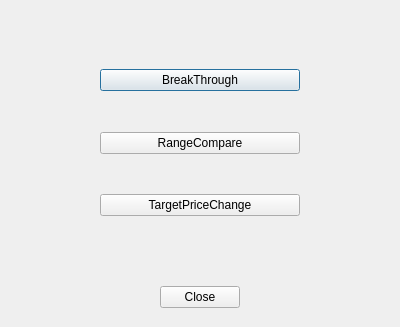
<?xml version="1.0" encoding="UTF-8"?>
<ui version="4.0">
 <class>Dialog</class>
 <widget class="QDialog" name="Dialog">
  <property name="geometry">
   <rect>
    <x>0</x>
    <y>0</y>
    <width>400</width>
    <height>327</height>
   </rect>
  </property>
  <property name="windowTitle">
   <string>Dialog</string>
  </property>
  <widget class="QWidget" name="verticalLayoutWidget">
   <property name="geometry">
    <rect>
     <x>-1</x>
     <y>-1</y>
     <width>401</width>
     <height>333</height>
    </rect>
   </property>
   <layout class="QVBoxLayout" name="verticalLayout">
    <property name="spacing">
     <number>0</number>
    </property>
    <property name="leftMargin">
     <number>12</number>
    </property>
    <property name="topMargin">
     <number>12</number>
    </property>
    <property name="rightMargin">
     <number>12</number>
    </property>
    <property name="bottomMargin">
     <number>12</number>
    </property>
    <item>
     <layout class="QVBoxLayout" name="verticalLayout_5">
      <property name="spacing">
       <number>0</number>
      </property>
      <property name="topMargin">
       <number>12</number>
      </property>
      <property name="bottomMargin">
       <number>12</number>
      </property>
      <item>
       <layout class="QGridLayout" name="gridLayout">
        <property name="leftMargin">
         <number>6</number>
        </property>
        <property name="topMargin">
         <number>6</number>
        </property>
        <property name="rightMargin">
         <number>6</number>
        </property>
        <property name="bottomMargin">
         <number>6</number>
        </property>
        <item row="1" column="2">
         <spacer name="horizontalSpacer_4">
          <property name="orientation">
           <enum>Qt::Horizontal</enum>
          </property>
          <property name="sizeHint" stdset="0">
           <size>
            <width>40</width>
            <height>20</height>
           </size>
          </property>
         </spacer>
        </item>
        <item row="0" column="1">
         <spacer name="verticalSpacer_3">
          <property name="orientation">
           <enum>Qt::Vertical</enum>
          </property>
          <property name="sizeHint" stdset="0">
           <size>
            <width>20</width>
            <height>40</height>
           </size>
          </property>
         </spacer>
        </item>
        <item row="3" column="2">
         <spacer name="horizontalSpacer_6">
          <property name="orientation">
           <enum>Qt::Horizontal</enum>
          </property>
          <property name="sizeHint" stdset="0">
           <size>
            <width>40</width>
            <height>20</height>
           </size>
          </property>
         </spacer>
        </item>
        <item row="4" column="1">
         <spacer name="verticalSpacer_2">
          <property name="orientation">
           <enum>Qt::Vertical</enum>
          </property>
          <property name="sizeHint" stdset="0">
           <size>
            <width>20</width>
            <height>40</height>
           </size>
          </property>
         </spacer>
        </item>
        <item row="1" column="1">
         <widget class="QPushButton" name="Algorithm1Button">
          <property name="minimumSize">
           <size>
            <width>200</width>
            <height>0</height>
           </size>
          </property>
          <property name="text">
           <string>BreakThrough</string>
          </property>
         </widget>
        </item>
        <item row="3" column="0">
         <spacer name="horizontalSpacer_5">
          <property name="orientation">
           <enum>Qt::Horizontal</enum>
          </property>
          <property name="sizeHint" stdset="0">
           <size>
            <width>40</width>
            <height>20</height>
           </size>
          </property>
         </spacer>
        </item>
        <item row="3" column="1">
         <widget class="QPushButton" name="Algorithm2Button">
          <property name="text">
           <string>RangeCompare</string>
          </property>
         </widget>
        </item>
        <item row="2" column="1">
         <spacer name="verticalSpacer">
          <property name="orientation">
           <enum>Qt::Vertical</enum>
          </property>
          <property name="sizeHint" stdset="0">
           <size>
            <width>20</width>
            <height>40</height>
           </size>
          </property>
         </spacer>
        </item>
        <item row="1" column="0">
         <spacer name="horizontalSpacer_3">
          <property name="orientation">
           <enum>Qt::Horizontal</enum>
          </property>
          <property name="sizeHint" stdset="0">
           <size>
            <width>40</width>
            <height>20</height>
           </size>
          </property>
         </spacer>
        </item>
        <item row="5" column="1">
         <widget class="QPushButton" name="Algorithm3Button">
          <property name="text">
           <string>TargetPriceChange</string>
          </property>
         </widget>
        </item>
        <item row="6" column="1">
         <spacer name="verticalSpacer_4">
          <property name="orientation">
           <enum>Qt::Vertical</enum>
          </property>
          <property name="sizeHint" stdset="0">
           <size>
            <width>20</width>
            <height>40</height>
           </size>
          </property>
         </spacer>
        </item>
       </layout>
      </item>
     </layout>
    </item>
    <item>
     <layout class="QVBoxLayout" name="verticalLayout_3">
      <property name="spacing">
       <number>6</number>
      </property>
      <property name="topMargin">
       <number>12</number>
      </property>
      <property name="bottomMargin">
       <number>12</number>
      </property>
      <item>
       <layout class="QHBoxLayout" name="horizontalLayout">
        <property name="topMargin">
         <number>0</number>
        </property>
        <item>
         <spacer name="horizontalSpacer">
          <property name="orientation">
           <enum>Qt::Horizontal</enum>
          </property>
          <property name="sizeHint" stdset="0">
           <size>
            <width>40</width>
            <height>20</height>
           </size>
          </property>
         </spacer>
        </item>
        <item>
         <widget class="QPushButton" name="DialogButton">
          <property name="sizePolicy">
           <sizepolicy hsizetype="Maximum" vsizetype="Maximum">
            <horstretch>0</horstretch>
            <verstretch>0</verstretch>
           </sizepolicy>
          </property>
          <property name="text">
           <string>Close</string>
          </property>
         </widget>
        </item>
        <item>
         <spacer name="horizontalSpacer_2">
          <property name="orientation">
           <enum>Qt::Horizontal</enum>
          </property>
          <property name="sizeHint" stdset="0">
           <size>
            <width>40</width>
            <height>20</height>
           </size>
          </property>
         </spacer>
        </item>
       </layout>
      </item>
     </layout>
    </item>
   </layout>
  </widget>
 </widget>
 <resources/>
 <connections/>
</ui>
